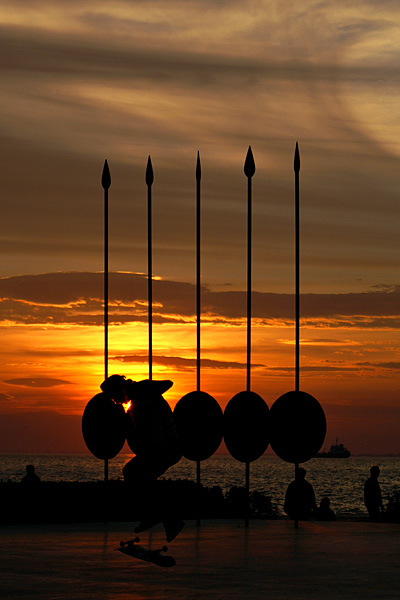
%> input picture SunsetDetector/sunsetDetectorImages/TrainSunset/102.jpg, 400 x 600 px; its folder holds only this picture in this run
$ octave sunsetDetector.m   (GNU Octave 9; MATLAB toolbox functions it lacks are replaced by stand-ins)
%> lines starting %> are read from the running program, lines starting %| are printed output that depends on the picture
### SunsetDetector/imageExtractor.m
function norm = imageExtractor(fileLists, subdirs, lWeight, sWeight, tWeight)
%> called with lWeight = 1, sWeight = 1, tWeight = 1
% Used to shorten code. Commented out is the the code used to be a time
% saver. Cause interference with running multiple tests. Function was just
% commented out.


    % if exist(featureFilename, 'file')
    %     disp('If changing the weights, you must delete the file "feature.mat"');
    %     norm = load(featureFilename, 'norm');
    % else

    % preallocate memory to prevent inefficient reallocation at each iteration.
    % 10000 is assumed to be the maximum, and it will shrink the array to the
    % exact size at the end (suggested by MATLAB spec)
    features = zeros(10000, 294);

    count = 0;
    for i = 1:size(fileLists, 2)
        for j = 3:size(fileLists{i})
            count = count + 1;
            img = imread([subdirs{i} '/'  fileLists{i}(j).name]);
%> img is the input picture: size 600x400x3 uint8; mean R, G, B 97.5, 63.1, 32.4
            extractedFeatures = featureExtractor(img);
            features(count,:) = extractedFeatures(:,1);
        end
    end

    features = features(1:count, 1:294);
    size(features);

    norm = normalizeFeatures01(features, lWeight, sWeight, tWeight);

    %     save(featureFilename, 'norm');
    %     norm = load(featureFilename, 'norm');

    % end

end

### SunsetDetector/featureExtractor.m
function featureVector = featureExtractor(img)

    [rowLength, colLength, ~] = size(img);
%> rowLength = 600; colLength = 400

    %calculate the size of each cell
    rowBlockSize = floor(rowLength / 7);
%> rowBlockSize = 85
    colBlockSize = floor(colLength / 7);
%> colBlockSize = 57

    % resize the img to be splittable (cuts off at most 6 pixels from the
    % right and bottom)
    imgResized = img(1:rowBlockSize*7, 1:colBlockSize*7, :);
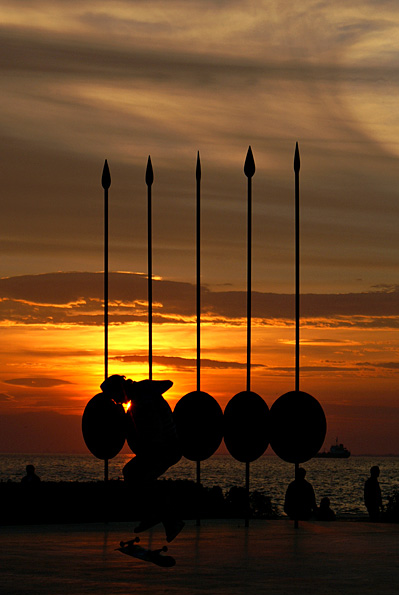
%> imgResized: size 595x399x3 uint8; mean R, G, B 98.1, 63.5, 32.5

    %7x7 grid of cells referenced like cells{1,2}(3,4,5) where {1,2}
    %specifies cell in 7x7 grid and (3,4,5) specifies the cell's pixel
    cells = mat2cell(imgResized, ones(7,1)*rowBlockSize, ones(7,1)*colBlockSize, 3);

    featureVector = zeros(294,1);

    for i = 1:7
        for j = 1:7
            %fun math... it works
            startingIndex = ((i-1)*7*6) + ((j-1)*6) + 1;

            %calculate following values from cells{i,j}
            %TODO

            currentCell = cells{i,j};
            currentCellRed = currentCell(:,:,1);
            currentCellGreen = currentCell(:,:,2);
            currentCellBlue = currentCell(:,:,3);
            [ccL, ccS, ccT] = unscaledColorConv(double(currentCellRed), double(currentCellGreen), double(currentCellBlue));


            %Store values in the output
            % L
            featureVector(startingIndex) = mean2(ccL);       % mean of L at ij
            featureVector(startingIndex + 1) = std2(ccL);   % standard deviation of L at ij

            % S
            featureVector(startingIndex + 2) = mean2(ccS);   % mean of S at ij
            featureVector(startingIndex + 3) = std2(ccS);   % standard deviation of S at ij

            % T
            featureVector(startingIndex + 4) = mean2(ccT);   % mean of T at ij
            featureVector(startingIndex + 5) = std2(ccT);   % standard deviation of T at ij
        end
    end
%> after the loop, featureVector = 294 values, max 364.3 at index 37, min -39.8 at index 185, mean 62.85
%> in imageExtractor, `extractedFeatures = featureExtractor(img);`: extractedFeatures has the same summary as featureVector in featureExtractor

end

% [7 lines left out: function unscaledColorConv, not called in this run]

### SunsetDetector/normalizeFeatures01.m
% This function normalizes the features to the range [0,1]. For each feature type,
% for example, Lmean, the min becomes 0 and max becomes 1. This isn't that robust, because
% a single outlier could compress the rest of the data too much.

% The data is assumed to be in the the format specified in the paper.
% Features is a N x 294 matrix, where N is the number of images.
function features = normalizeFeatures01(features, lWeight, sWeight, tWeight)
%> called with lWeight = 1, sWeight = 1, tWeight = 1

nFeatures = size(features, 2); % 294
%> nFeatures = 294

% Loop over Lmean, Lstd, Smean, Sstd, Tmean, Tstd
for selectedType = 1:6
    % extract all values of the given feature from all 49 blocks from all images
    selectedFeature = features(:,selectedType:6:nFeatures);
    % Find the min and shift the data so that the min is now 0
    minValue = min(min(selectedFeature));
    selectedFeature = selectedFeature-minValue;

    % Find the max and divide by it to make the max 1
    maxValue = max(max(selectedFeature));
    selectedFeature = selectedFeature / maxValue;

    % Weighting values
    if selectedType < 3
        selectedFeature = selectedFeature .* lWeight;
    elseif selectedType < 5
        selectedFeature = selectedFeature .* sWeight;
    else
        selectedFeature = selectedFeature .* tWeight;
    end


    % We could have combined: f = (f-min)/(max-min)

    % Re-insert into the feature matrix
    features(:,selectedType:6:nFeatures) = selectedFeature;
end
%> the run ends on the next line

features = double(features);

### SunsetDetector/sunsetDetector.m
addpath(genpath(pwd))

featureFilename = 'feature.mat';
trainingCount = 0;
subdir1 = 'sunsetDetectorImages/TrainSunset';
subdir2 = 'sunsetDetectorImages/TrainNonsunsets';
subdir3 = 'sunsetDetectorImages/TestSunset';
subdir4 = 'sunsetDetectorImages/TestNonsunsets';
subdir5 = 'sunsetDetectorImages/TestDifficultSunsets';
subdir6 = 'sunsetDetectorImages/TestDifficultNonsunsets';

subdirs = {subdir1, subdir2, subdir3, subdir4, subdir5, subdir6};
fileLists = {dir(subdir1), dir(subdir2), dir(subdir3), dir(subdir4), dir(subdir5), dir(subdir6)};
trainingCount = trainingCount + size(fileLists{1},1)- 4 + size(fileLists{2},1);
outcome = [ones(size(fileLists{1},1)-2,1); ones(size(fileLists{2},1)-2, 1)*-1];
outcomeTest = [
    ones(size(fileLists{3},1)-2,1);
    ones(size(fileLists{4},1)-2,1)*-1;
    ones(size(fileLists{5},1)-2,1);
    ones(size(fileLists{6},1)-2,1)*-1];

lWeights = [1];
sWeights = [1];
tWeights = [1];
% lWeights = [1 2 100 .25 1   1   100 1 1 0 1 0 0];
% sWeights = [1 2 100 .25 1   100 1   1 0 1 0 1 0];
% tWeights = [1 2 100 .25 100 1   1   0 1 1 0 0 1];

if (size(lWeights) ~= size(sWeights)) & (size(lWeights) ~= size(tWeights))
    return
end

for i = 1:size(lWeights,2)
    norm{i} = imageExtractor(fileLists, subdirs, lWeights(i), sWeights(i), tWeights(i));
end

%%% To determine optimal sigma/c parameters for svm
% [8 lines of commented-out code are left out]
%%% Commamnd to find the optimal accuracy with reasonable # of SV's through
%expResults(find(max(expResults(find(expResults(:,11) < 250),7))==expResults(:,7)))

%%% Use optimal sigma/c parameters to test different threshold levels and
%%% weights of the color bands and display the ROC curve. WARNING this
%%% takes a long time
figure;
hold on;
lineColors = {'y-' 'm-' 'c-' 'r-' 'g-' 'b-' 'k-' 'y-' 'm-' 'c-' 'r-' 'g-' 'b-' 'k-' 'y-' 'm-' 'c-' 'r-' 'g-' 'b-' 'k-' 'y-' 'm-' 'c-' 'r-' 'g-' 'b-' 'k-' 'y-' 'm-' 'c-' 'r-' 'g-' 'b-' 'k-' };
pointColors = {'yo' 'mo' 'co' 'ro' 'go' 'bo' 'ko' 'yo' 'mo' 'co' 'ro' 'go' 'bo' 'ko' 'yo' 'mo' 'co' 'ro' 'go' 'bo' 'ko' 'yo' 'mo' 'co' 'ro' 'go' 'bo' 'ko' 'yo' 'mo' 'co' 'ro' 'go' 'bo' 'ko' };
for i = 1:size(lWeights,2)
    expResults = []; %['Sigma' 'C' 'TrueNeg' 'TruePos' 'FalsePos' 'FalseNeg' 'Acc' 'TPR' 'Prec.' 'FPR' '#sv'];
    for threshold = -4:0.1:4
        [tn, tp, fp, fn, ac, TPR, p, FPR, net] = errorMeasurer(norm{i}, outcome, outcomeTest, 0.1, 20, threshold);

$ run again, on SunsetDetector/sunsetDetectorImages/TrainSunset/235.jpg
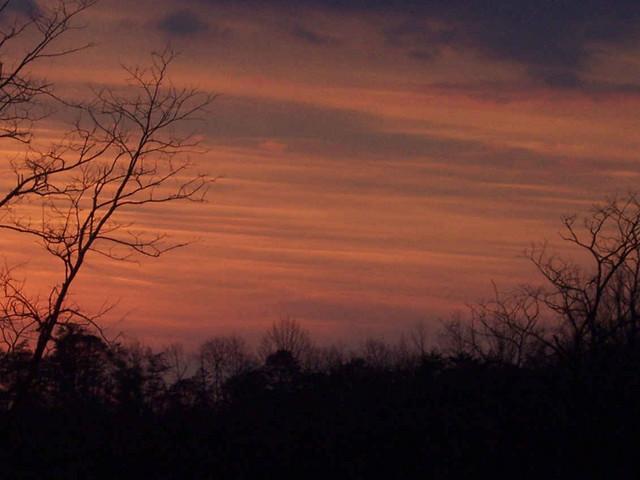
%> input picture SunsetDetector/sunsetDetectorImages/TrainSunset/235.jpg, 640 x 480 px
%> in imageExtractor, img is the input picture: size 480x640x3 uint8; mean R, G, B 95.2, 54.3, 46.4
%> in featureExtractor, `imgResized = img(1:rowBlockSize*7, 1:colBlockSize*7, :);`:
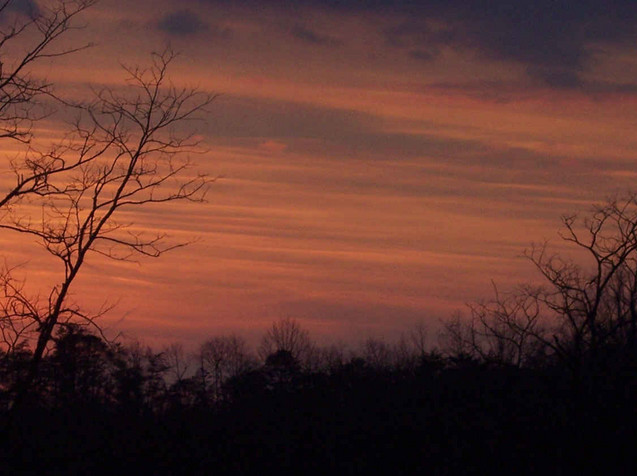
%> imgResized: size 476x637x3 uint8; mean R, G, B 96.1, 54.9, 46.8
%> after the loop in featureExtractor, `for i = 1:7`: featureVector = 294 values, max 337.2 at index 139, min -3.36 at index 279, mean 56.78
%> extractedFeatures has the same summary as featureVector in featureExtractor

$ run again, on SunsetDetector/sunsetDetectorImages/TrainSunset/593.jpg
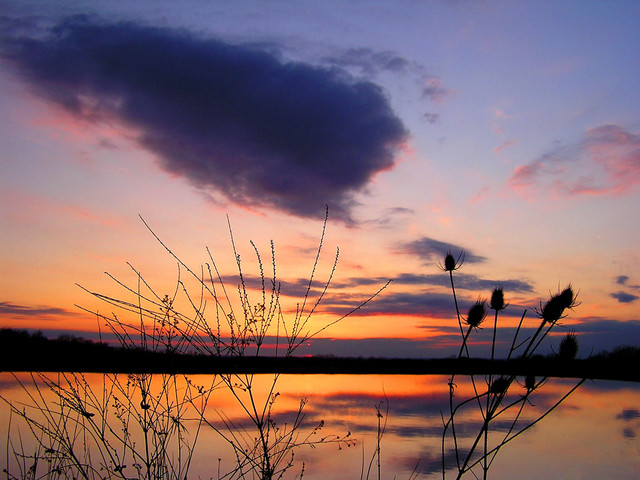
%> input picture SunsetDetector/sunsetDetectorImages/TrainSunset/593.jpg, 640 x 480 px
%> in imageExtractor, img is the input picture: size 480x640x3 uint8; mean R, G, B 137.9, 106.9, 108.2
%> in featureExtractor, `imgResized = img(1:rowBlockSize*7, 1:colBlockSize*7, :);`:
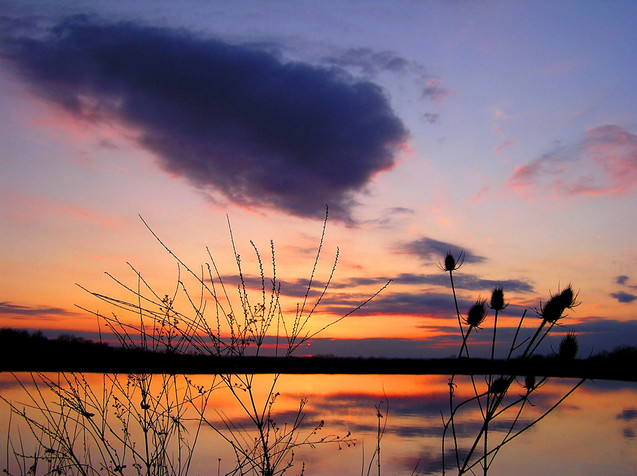
%> imgResized: size 476x637x3 uint8; mean R, G, B 138.1, 107.1, 108.4
%> after the loop in featureExtractor, `for i = 1:7`: featureVector = 294 values, max 570.8 at index 139, min -65.47 at index 39, mean 92.6
%> extractedFeatures has the same summary as featureVector in featureExtractor

$ run again, on SunsetDetector/sunsetDetectorImages/TrainSunset/141.jpg
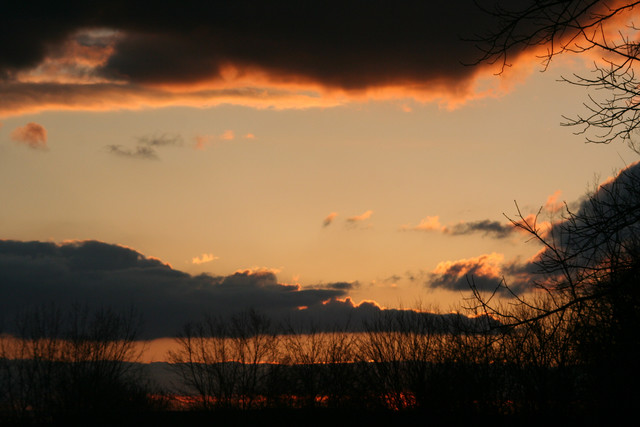
%> input picture SunsetDetector/sunsetDetectorImages/TrainSunset/141.jpg, 640 x 427 px
%> in imageExtractor, img is the input picture: size 427x640x3 uint8; mean R, G, B 107.9, 81.2, 56
%> in featureExtractor, `imgResized = img(1:rowBlockSize*7, 1:colBlockSize*7, :);`:
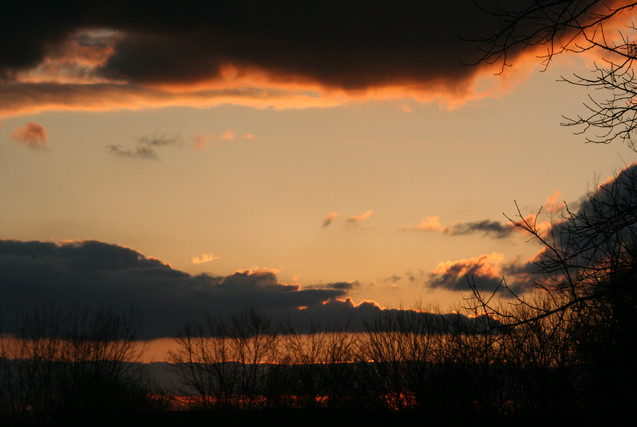
%> imgResized: size 427x637x3 uint8; mean R, G, B 108.1, 81.4, 56.1
%> after the loop in featureExtractor, `for i = 1:7`: featureVector = 294 values, max 497.3 at index 151, min -8.98 at index 95, mean 66.58
%> extractedFeatures has the same summary as featureVector in featureExtractor
